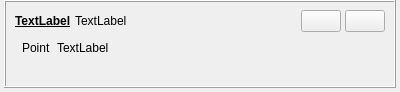
<?xml version="1.0" encoding="UTF-8"?>
<ui version="4.0">
 <class>RegionCard</class>
 <widget class="QWidget" name="RegionCard">
  <property name="geometry">
   <rect>
    <x>0</x>
    <y>0</y>
    <width>400</width>
    <height>92</height>
   </rect>
  </property>
  <property name="windowTitle">
   <string>Form</string>
  </property>
  <layout class="QVBoxLayout" name="verticalLayout_3">
   <property name="leftMargin">
    <number>4</number>
   </property>
   <property name="topMargin">
    <number>0</number>
   </property>
   <property name="rightMargin">
    <number>4</number>
   </property>
   <property name="bottomMargin">
    <number>4</number>
   </property>
   <item>
    <widget class="QFrame" name="card">
     <property name="frameShape">
      <enum>QFrame::Box</enum>
     </property>
     <property name="frameShadow">
      <enum>QFrame::Raised</enum>
     </property>
     <layout class="QVBoxLayout" name="verticalLayout_2">
      <property name="spacing">
       <number>0</number>
      </property>
      <property name="leftMargin">
       <number>0</number>
      </property>
      <property name="topMargin">
       <number>4</number>
      </property>
      <property name="rightMargin">
       <number>0</number>
      </property>
      <property name="bottomMargin">
       <number>4</number>
      </property>
      <item>
       <widget class="QWidget" name="header" native="true">
        <layout class="QHBoxLayout" name="horizontalLayout">
         <property name="spacing">
          <number>4</number>
         </property>
         <property name="topMargin">
          <number>4</number>
         </property>
         <property name="bottomMargin">
          <number>4</number>
         </property>
         <item>
          <widget class="QLabel" name="name">
           <property name="font">
            <font>
             <bold>true</bold>
             <underline>true</underline>
            </font>
           </property>
           <property name="text">
            <string>TextLabel</string>
           </property>
          </widget>
         </item>
         <item>
          <widget class="QLabel" name="type">
           <property name="text">
            <string>TextLabel</string>
           </property>
          </widget>
         </item>
         <item>
          <spacer name="horizontalSpacer">
           <property name="orientation">
            <enum>Qt::Horizontal</enum>
           </property>
           <property name="sizeHint" stdset="0">
            <size>
             <width>23</width>
             <height>20</height>
            </size>
           </property>
          </spacer>
         </item>
         <item>
          <widget class="QPushButton" name="edit">
           <property name="sizePolicy">
            <sizepolicy hsizetype="Fixed" vsizetype="Fixed">
             <horstretch>0</horstretch>
             <verstretch>0</verstretch>
            </sizepolicy>
           </property>
           <property name="text">
            <string/>
           </property>
           <property name="icon">
            <iconset resource="../../../resource.qrc">
             <normaloff>:/icons/create-outline.svg</normaloff>:/icons/create-outline.svg</iconset>
           </property>
          </widget>
         </item>
         <item>
          <widget class="QPushButton" name="remove">
           <property name="sizePolicy">
            <sizepolicy hsizetype="Fixed" vsizetype="Fixed">
             <horstretch>0</horstretch>
             <verstretch>0</verstretch>
            </sizepolicy>
           </property>
           <property name="text">
            <string/>
           </property>
           <property name="icon">
            <iconset resource="../../../resource.qrc">
             <normaloff>:/icons/trash-outline.svg</normaloff>:/icons/trash-outline.svg</iconset>
           </property>
          </widget>
         </item>
        </layout>
       </widget>
      </item>
      <item>
       <widget class="QWidget" name="widget_6" native="true">
        <layout class="QHBoxLayout" name="horizontalLayout_2">
         <property name="spacing">
          <number>6</number>
         </property>
         <property name="leftMargin">
          <number>16</number>
         </property>
         <property name="topMargin">
          <number>4</number>
         </property>
         <property name="bottomMargin">
          <number>4</number>
         </property>
         <item>
          <widget class="QLabel" name="label">
           <property name="text">
            <string>Point</string>
           </property>
          </widget>
         </item>
         <item>
          <widget class="QLabel" name="point">
           <property name="sizePolicy">
            <sizepolicy hsizetype="Expanding" vsizetype="Preferred">
             <horstretch>0</horstretch>
             <verstretch>0</verstretch>
            </sizepolicy>
           </property>
           <property name="text">
            <string>TextLabel</string>
           </property>
           <property name="alignment">
            <set>Qt::AlignLeading|Qt::AlignLeft|Qt::AlignVCenter</set>
           </property>
          </widget>
         </item>
        </layout>
       </widget>
      </item>
      <item>
       <widget class="QLabel" name="warning">
        <property name="foammeshStatus" stdset="0">
         <string>error</string>
        </property>
        <property name="text">
         <string/>
        </property>
       </widget>
      </item>
     </layout>
    </widget>
   </item>
  </layout>
 </widget>
 <resources>
  <include location="../../../resource.qrc"/>
 </resources>
 <connections/>
</ui>
